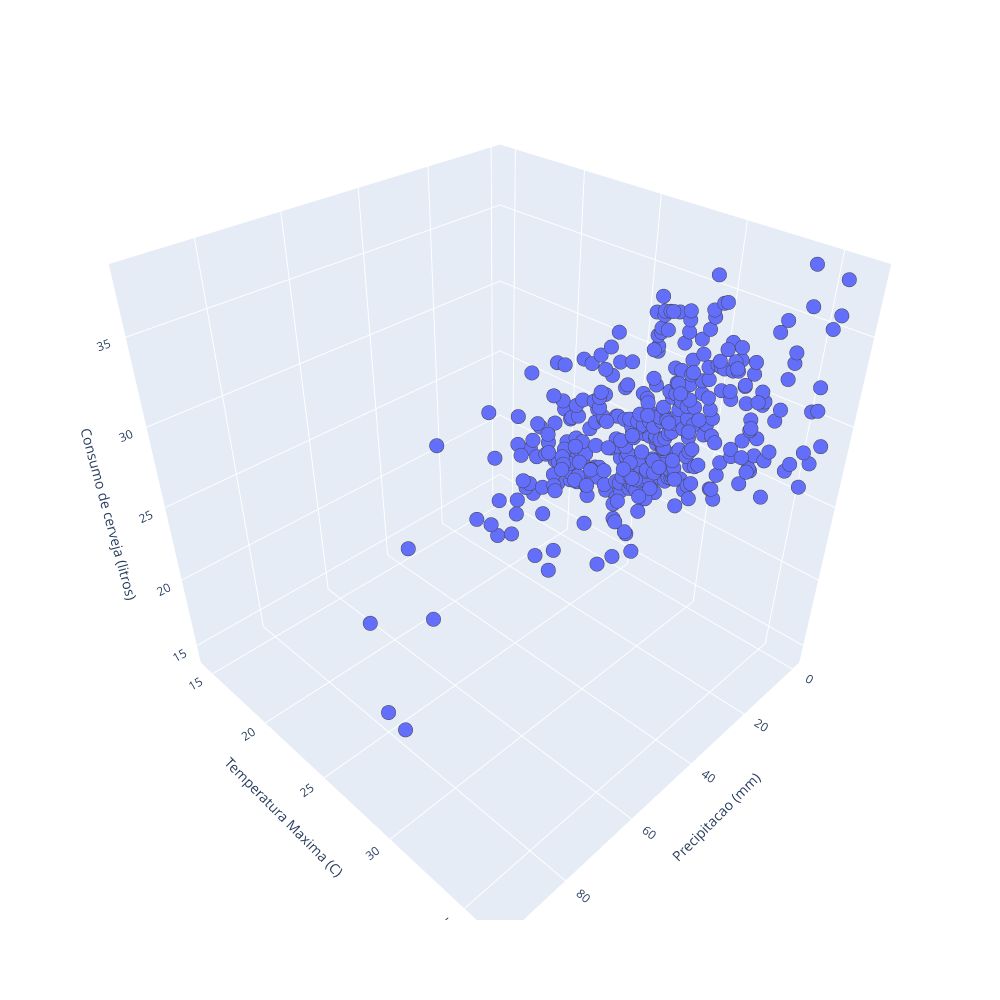

Notebook source saved alongside this figure:
### Code cell
import plotly.express as px

fig = px.scatter_3d(df, x='Precipitacao (mm)', y='Temperatura Maxima (C)', z='Consumo de cerveja (litros)', width=1000, height=1000)
fig.update_traces(marker=dict(size=5, line=dict(width=1)), selector=dict(mode='markers'))
fig.show()

### Figure 1 — Plotly figure (JSON) as saved in the notebook; plotly's stock layout.template omitted (floating-point values rounded to 4 significant figures; data arrays with more than 128 entries replaced by an {"elided": "..."} marker saying what was removed)
{"data": [{"hovertemplate": "Precipitacao (mm)=%{x}<br>Temperatura Maxima (C)=%{y}<br>Consumo de cerveja (litros)=%{z}<extra></extra>", "legendgroup": "", "marker": {"color": "#636efa", "line": {"width": 1}, "size": 5, "symbol": "circle"}, "mode": "markers", "name": "", "scene": "scene", "showlegend": false, "type": "scatter3d", "x": {"elided": "365 float values"}, "y": {"elided": "365 float values"}, "z": {"elided": "365 float values"}}], "layout": {"height": 1000, "legend": {"tracegroupgap": 0}, "margin": {"t": 60}, "scene": {"domain": {"x": [0, 1], "y": [0, 1]}, "xaxis": {"title": {"text": "Precipitacao (mm)"}}, "yaxis": {"title": {"text": "Temperatura Maxima (C)"}}, "zaxis": {"title": {"text": "Consumo de cerveja (litros)"}}}, "width": 1000}}
